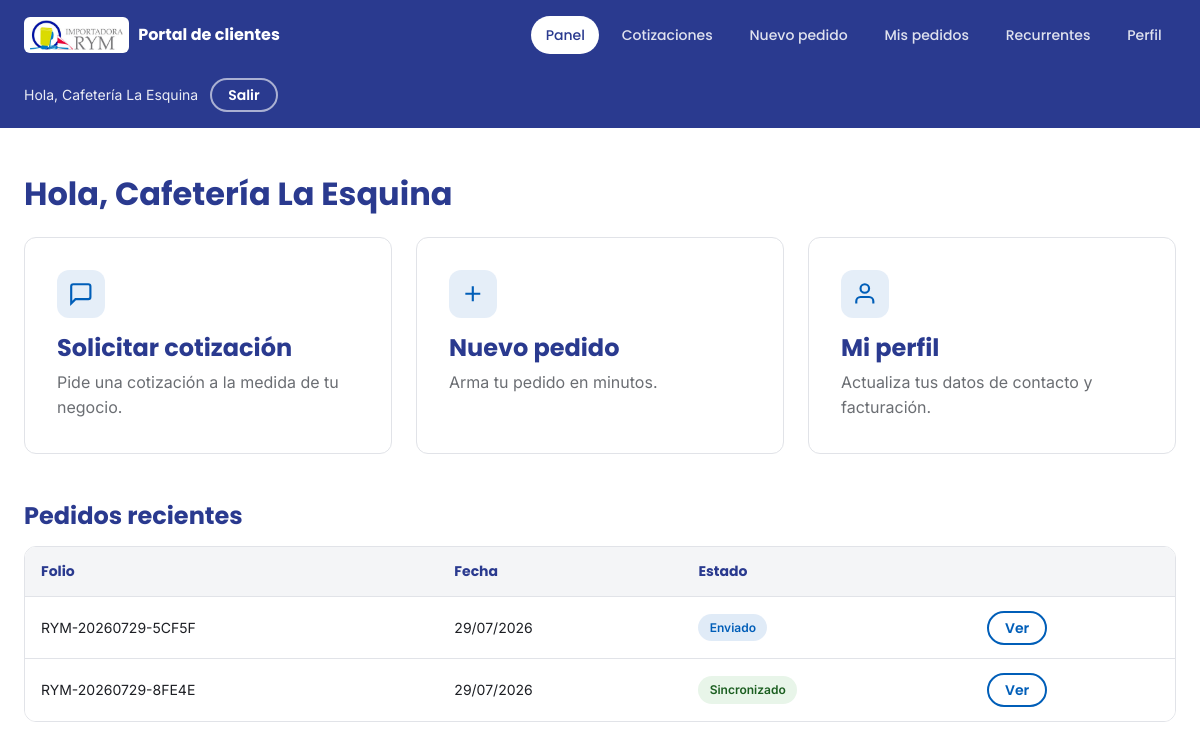
Page /portal (signed in) on the committed database.
### tables this page shows
CREATE TABLE `usuarios` (
  `id` int(10) unsigned NOT NULL AUTO_INCREMENT,
  `nombre` varchar(120) NOT NULL,
  `email` varchar(191) NOT NULL,
  `password` varchar(255) NOT NULL,
  `rol_id` int(10) unsigned DEFAULT NULL,
  `empresa` varchar(150) DEFAULT NULL,
  `telefono` varchar(30) DEFAULT NULL,
  `rfc` varchar(20) DEFAULT NULL,
  `clave_sae` varchar(30) DEFAULT NULL,
  `clave_vendedor` varchar(20) DEFAULT NULL,
  `comision` decimal(5,2) DEFAULT NULL,
  `vendedor_id` int(10) unsigned DEFAULT NULL,
  `activo` tinyint(1) NOT NULL DEFAULT 1,
  `aprobado` tinyint(1) NOT NULL DEFAULT 0,
  `email_verificado_en` datetime DEFAULT NULL,
  `verificacion_token` varchar(64) DEFAULT NULL,
  `verificacion_expira_en` timestamp NULL DEFAULT NULL,
  `last_login_at` timestamp NULL DEFAULT NULL,
  `created_at` timestamp NOT NULL DEFAULT current_timestamp(),
  `updated_at` timestamp NOT NULL DEFAULT current_timestamp() ON UPDATE current_timestamp(),
  PRIMARY KEY (`id`),
  UNIQUE KEY `uq_usuarios_email` (`email`),
  KEY `idx_usuarios_rol_id` (`rol_id`),
  KEY `idx_usuarios_vendedor` (`vendedor_id`),
  CONSTRAINT `fk_usuarios_rol` FOREIGN KEY (`rol_id`) REFERENCES `roles` (`id`) ON DELETE SET NULL ON UPDATE CASCADE,
  CONSTRAINT `fk_usuarios_vendedor` FOREIGN KEY (`vendedor_id`) REFERENCES `usuarios` (`id`) ON DELETE SET NULL ON UPDATE CASCADE
);

CREATE TABLE `pedidos` (
  `id` int(10) unsigned NOT NULL AUTO_INCREMENT,
  `usuario_id` int(10) unsigned NOT NULL,
  `folio` varchar(30) NOT NULL,
  `referencia_cliente` varchar(60) DEFAULT NULL,
  `estado` enum('borrador','enviado','en_proceso','sincronizado','cancelado') NOT NULL DEFAULT 'borrador',
  `subtotal` decimal(12,2) NOT NULL DEFAULT 0.00,
  `total` decimal(12,2) NOT NULL DEFAULT 0.00,
  `notas` text DEFAULT NULL,
  `erp_folio` varchar(60) DEFAULT NULL,
  `erp_sincronizado` tinyint(1) NOT NULL DEFAULT 0,
  `erp_sincronizado_at` timestamp NULL DEFAULT NULL,
  `erp_error` varchar(255) DEFAULT NULL,
  `created_at` timestamp NOT NULL DEFAULT current_timestamp(),
  `updated_at` timestamp NOT NULL DEFAULT current_timestamp() ON UPDATE current_timestamp(),
  PRIMARY KEY (`id`),
  UNIQUE KEY `uq_pedidos_folio` (`folio`),
  KEY `idx_pedidos_usuario` (`usuario_id`),
  KEY `idx_pedidos_estado` (`estado`),
  KEY `idx_pedidos_erp` (`erp_sincronizado`),
  CONSTRAINT `fk_pedidos_usuario` FOREIGN KEY (`usuario_id`) REFERENCES `usuarios` (`id`) ON UPDATE CASCADE
);

### app/Core/Controller.php (called while the page is built, shortened)
<?php
abstract class Controller
{
    protected function view(string $view, array $data = [], ?string $layout = 'layouts/main'): void
    {
        View::render($view, $data, $layout);
    }
}

### app/Controllers/PortalBaseController.php (called while the page is built, shortened)
<?php
abstract class PortalBaseController extends Controller
{
    protected array $usuario;
    public function __construct()
    {
        $user = Auth::user();
        $this->usuario = $user;
    }
    protected function render(string $view, array $data = []): void
    {
        $data['usuario'] = $this->usuario;
        $data['active']  = $data['active'] ?? '';
        $this->view($view, $data, 'layouts/portal');
    }
}

### app/Controllers/PortalController.php (called while the page is built, shortened)
<?php
class PortalController extends PortalBaseController
{
    public function index(): void
    {
        $pedidos = (new Pedido())->porUsuario((int) $this->usuario['id']);
        $this->render('portal/dashboard', [
            'title'        => 'Mi portal — Importadora RYM',
            'active'       => 'inicio',
            'recientes'    => array_slice($pedidos, 0, 5),
            'totalPedidos' => count($pedidos),
        ]);
    }
}

### public/index.php (called while the page is built, shortened)
<?php
spl_autoload_register(function (string $class): void {
    $prefix = 'App\\';
    $relative = substr($class, strlen($prefix));
    $file = APP_PATH . '/' . str_replace('\\', '/', $relative) . '.php';
});
require APP_PATH . '/Helpers/functions.php';
$render500 = static function (\Throwable $e): void {
    error_log('[500] ' . $e->getMessage() . ' en ' . $e->getFile() . ':' . $e->getLine());
    if (headers_sent()) {
        return;
    }
    http_response_code(500);
    if (config('app.debug')) {
        header('Content-Type: text/plain; charset=UTF-8');
        echo "500 — " . $e->getMessage() . "\n\n" . $e->getFile() . ':' . $e->getLine()
            . "\n\n" . $e->getTraceAsString();
        return;
    }
    try {
        App\Core\View::render('errors/500', ['title' => 'Error interno', 'robots' => 'noindex']);
    } catch (\Throwable $inner) {
        header('Content-Type: text/plain; charset=UTF-8');
        echo 'Error interno del servidor. Intenta más tarde.';
    }
};
$router = new App\Core\Router();
$uri = parse_url($_SERVER['REQUEST_URI'] ?? '/', PHP_URL_PATH) ?? '/';
$uri = $uri === '' ? '/' : $uri;
try {
    $router->dispatch($_SERVER['REQUEST_METHOD'] ?? 'GET', $uri);
} catch (\Throwable $e) {
    $render500($e);
}

### app/Core/Model.php (called while the page is built, shortened)
<?php
abstract class Model
{
    public function __construct()
    {
        $this->db = Database::connection();
    }
}

### app/Core/Config.php (called while the page is built, shortened)
<?php
class Config
{
    protected static array $items = [];
    public static function load(string $dir): void
    {
        foreach (glob($dir . '/*.php') as $file) {
            $name = basename($file, '.php');
            static::$items[$name] = require $file;
        }
    }
    public static function get(string $key, $default = null)
    {
        $value = static::$items;
        foreach (explode('.', $key) as $segment) {
            if (is_array($value) && array_key_exists($segment, $value)) {
                $value = $value[$segment];
            } else {
                return $default;
            }
        }
        return $value;
    }
}

### app/Core/Database.php (called while the page is built, shortened)
<?php
class Database
{
    protected static ?PDO $pdo = null;
    public static function connection(): PDO
    {
        if (static::$pdo instanceof PDO) {
            return static::$pdo;
        }
        $c = Config::get('database');
        $dsn = sprintf(
            '%s:host=%s;port=%s;dbname=%s;charset=%s',
            $c['driver'],
            $c['host'],
            $c['port'],
            $c['database'],
            $c['charset']
        );
        try {
            static::$pdo = new PDO($dsn, $c['username'], $c['password'], $c['options']);
        } catch (PDOException $e) {
            if (Config::get('app.debug')) {
                throw $e;
            }
            error_log('DB connection error: ' . $e->getMessage());
            http_response_code(500);
            exit('Error de conexión con la base de datos.');
        }
        return static::$pdo;
    }
}

### app/Models/Usuario.php (called while the page is built, shortened)
<?php
class Usuario extends Model
{
    public function autenticado(int $id): ?array
    {
        $st = $this->db->prepare(
            "SELECT u.*, r.slug AS rol_slug, r.nombre AS rol_nombre
               FROM usuarios u
               LEFT JOIN roles r ON r.id = u.rol_id
              WHERE u.id = ?"
        );
        $st->execute([$id]);
        return $st->fetch() ?: null;
    }
}

### app/Core/Auth.php (called while the page is built, shortened)
<?php
class Auth
{
    private static ?array $cache = null;
    private static ?array $perms = null;
    public static function check(): bool
    {
        return !empty($_SESSION['user_id']);
    }
    public static function user(): ?array
    {
        if (self::$cache === null) {
            $row = (new Usuario())->autenticado((int) $_SESSION['user_id']) ?: null;
            if ($row !== null) {
                unset($row['password']);
            }
            self::$cache = $row;
        }
        return self::$cache;
    }
    public static function permissions(): array
    {
        $user = self::user();
        if (self::$perms === null) {
            $rolId = isset($user['rol_id']) && $user['rol_id'] !== null ? (int) $user['rol_id'] : null;
            self::$perms = (new Usuario())->permisosEfectivos((int) $user['id'], $rolId);
        }
        return self::$perms;
    }
}

### app/Helpers/functions.php (called while the page is built, shortened)
<?php
if (!function_exists('config')) {
    function config(string $key, $default = null)
    {
        return Config::get($key, $default);
    }
}
if (!function_exists('base_url')) {
    function base_url(string $path = ''): string
    {
        $base = defined('BASE_PATH') ? BASE_PATH : '';
        return $base . '/' . ltrim($path, '/');
    }
}
if (!function_exists('url')) {
    function url(string $path = ''): string
    {
        return base_url($path);
    }
}
if (!function_exists('asset')) {
    function asset(string $path): string
    {
        static $versiones = [];
        if (!array_key_exists($path, $versiones)) {
            $abs = (defined('PUBLIC_PATH') ? PUBLIC_PATH : '') . '/' . ltrim($path, '/');
            $mt  = @filemtime($abs);
            $versiones[$path] = $mt !== false ? (string) $mt : null;
        }
        $url = base_url($path);
        if ($versiones[$path] === null) {
            return $url;
        }
        return $url . (str_contains($url, '?') ? '&' : '?') . 'v=' . $versiones[$path];
    }
}
if (!function_exists('css_bundle')) {
    function css_bundle(string $nombre): string
    {
        return \App\Core\Assets::css($nombre);
    }
}
if (!function_exists('e')) {
    function e($value): string
    {
        return htmlspecialchars((string) $value, ENT_QUOTES, 'UTF-8');
    }
}

### app/Models/Pedido.php (called while the page is built, shortened)
<?php
class Pedido extends Model
{
    public function porUsuario(int $usuarioId, int $limite = 200): array
    {
        $st = $this->db->prepare(
            "SELECT * FROM pedidos WHERE usuario_id = :uid ORDER BY created_at DESC LIMIT :lim"
        );
        $st->bindValue(':uid', $usuarioId, PDO::PARAM_INT);
        $st->bindValue(':lim', $limite, PDO::PARAM_INT);
        $st->execute();
        return $st->fetchAll();
    }
}

### app/Views/portal/dashboard.php (the view, shortened to what this page needs)
<?php
$aprobado = (int) ($usuario['aprobado'] ?? 0) === 1;
$verificado = !empty($usuario['email_verificado_en']);
?>
<h1 class="portal-title">Hola, <?= e($usuario['nombre']) ?></h1>
<div class="grid grid--3 mb-12">
    <a class="card" href="<?= url('/portal/cotizar') ?>">
        <div class="card__icon"><svg viewBox="0 0 24 24" fill="none" stroke="currentColor" stroke-width="2"><path d="M21 15a2 2 0 0 1-2 2H7l-4 4V5a2 2 0 0 1 2-2h14a2 2 0 0 1 2 2z"/></svg></div>
        <h2 class="card__title">Solicitar cotización</h2>
        <p class="card__text">Pide una cotización a la medida de tu negocio.</p>
    </a>
    <?php if ($aprobado): ?>
        <a class="card" href="<?= url('/portal/pedidos/nuevo') ?>">
            <div class="card__icon"><svg viewBox="0 0 24 24" fill="none" stroke="currentColor" stroke-width="2"><path d="M12 5v14M5 12h14"/></svg></div>
            <h2 class="card__title">Nuevo pedido</h2>
            <p class="card__text">Arma tu pedido en minutos.</p>
        </a>
    <?php endif; ?>
    <a class="card" href="<?= url('/portal/perfil') ?>">
        <div class="card__icon"><svg viewBox="0 0 24 24" fill="none" stroke="currentColor" stroke-width="2"><path d="M20 21v-2a4 4 0 0 0-4-4H8a4 4 0 0 0-4 4v2"/><circle cx="12" cy="7" r="4"/></svg></div>
        <h2 class="card__title">Mi perfil</h2>
        <p class="card__text">Actualiza tus datos de contacto y facturación.</p>
    </a>
</div>
<?php if ($aprobado): ?>
    <h2 class="portal-subtitle">Pedidos recientes</h2>
    <?php if ($recientes): ?>
        <div class="table-wrap">
            <table class="table">
                <thead><tr><th>Folio</th><th>Fecha</th><th>Estado</th><th><span class="sr-only">Acciones</span></th></tr></thead>
                <tbody>
                <?php foreach ($recientes as $p): ?>
                    <tr>
                        <td><?= e($p['folio']) ?></td>
                        <td><?= e(date('d/m/Y', strtotime($p['created_at']))) ?></td>
                        <td><span class="status status--<?= e($p['estado']) ?>"><?= e(ucfirst(str_replace('_', ' ', $p['estado']))) ?></span></td>
                        <td><a class="btn btn--outline btn--sm" href="<?= url('/portal/pedidos/' . (int) $p['id']) ?>">Ver</a></td>
                    </tr>
                <?php endforeach; ?>
                </tbody>
            </table>
        </div>
    <?php else: ?>
        <p class="empty-state">Aún no tienes pedidos. <a href="<?= url('/portal/pedidos/nuevo') ?>">Crea tu primer pedido</a>.</p>
    <?php endif; ?>
<?php endif; ?>

### app/Core/Router.php (shortened to what this page needs)
<?php
class Router
{
    protected array $routes = [];
    protected function add(string $method, string $path, $action): void
    {
        $path = '/' . trim($path, '/');
        $this->routes[$method][$path] = $action;
    }
    public function dispatch(string $method, string $uri)
    {
        $uri    = '/' . trim($uri, '/');
        $method = strtoupper($method);
        foreach ($this->routes[$method] ?? [] as $route => $action) {
            $pattern = preg_replace('#\{[a-zA-Z_][a-zA-Z0-9_]*\}#', '([^/]+)', $route);
            $pattern = '#^' . $pattern . '$#';
            if (preg_match($pattern, $uri, $matches)) {
                array_shift($matches);
                $matches = array_map('rawurldecode', $matches);
                return $this->callAction($action, $matches);
            }
        }
        return $this->notFound();
    }
    protected function callAction($action, array $params)
    {
        if (is_array($action)) {
            [$class, $method] = $action;
            return call_user_func_array([new $class(), $method], $params);
        }
        throw new \InvalidArgumentException('Acción de ruta no válida.');
    }
}

### app/Views/layouts/portal.php (shortened to what this page needs)
<?php
$active  = $active ?? '';
$usuario = $usuario ?? [];
?>
<!DOCTYPE html>
<html lang="es" data-base="<?= e(base_url('/')) ?>">
<head>
    <?= css_bundle('portal') ?>
</head>
<body>
    <header class="portal-header">
        <div class="container portal-header__inner">
            <a class="portal-brand" href="<?= url('/portal') ?>">
                <img src="<?= asset('assets/img/logos/importadorarym.jpg') ?>" alt="Importadora RYM" width="284" height="92">
                Portal de clientes
            </a>
            <nav class="portal-nav" id="portalNav" aria-label="Navegación del portal">
                <a class="portal-nav__link <?= $active === 'inicio' ? 'is-active' : '' ?>" href="<?= url('/portal') ?>">Panel</a>
                <a class="portal-nav__link <?= $active === 'cotizar' ? 'is-active' : '' ?>" href="<?= url('/portal/cotizaciones') ?>">Cotizaciones</a>
                <?php if ((int) ($usuario['aprobado'] ?? 0) === 1): ?>
                    <a class="portal-nav__link <?= $active === 'nuevo' ? 'is-active' : '' ?>" href="<?= url('/portal/pedidos/nuevo') ?>">Nuevo pedido</a>
                    <a class="portal-nav__link <?= $active === 'pedidos' ? 'is-active' : '' ?>" href="<?= url('/portal/pedidos') ?>">Mis pedidos</a>
                    <a class="portal-nav__link <?= $active === 'recurrentes' ? 'is-active' : '' ?>" href="<?= url('/portal/recurrentes') ?>">Recurrentes</a>
                <?php endif; ?>
                <a class="portal-nav__link <?= $active === 'perfil' ? 'is-active' : '' ?>" href="<?= url('/portal/perfil') ?>">Perfil</a>
            </nav>
            <div class="portal-header__actions">
                <div class="portal-user">
                    <span class="portal-user__name">Hola, <?= e($usuario['nombre'] ?? '') ?></span>
                    <form method="post" action="<?= url('/portal/logout') ?>">
                        <button type="submit" class="btn btn--ghost btn--sm">Salir</button>
                    </form>
                </div>
            </div>
        </div>
    </header>
    <main class="portal-main">
        <div class="container">
            <?= $content ?? '' ?>
        </div>
    </main>
</body>
</html>

### rows in the picture
usuarios: nombre "Cafetería La Esquina", aprobado 1 (drawn)
pedidos: folio "RYM-20260729-5CF5F", created_at "29/07/2026", estado "Enviado"
pedidos: folio "RYM-20260729-8FE4E", created_at "29/07/2026", estado "Sincronizado"
